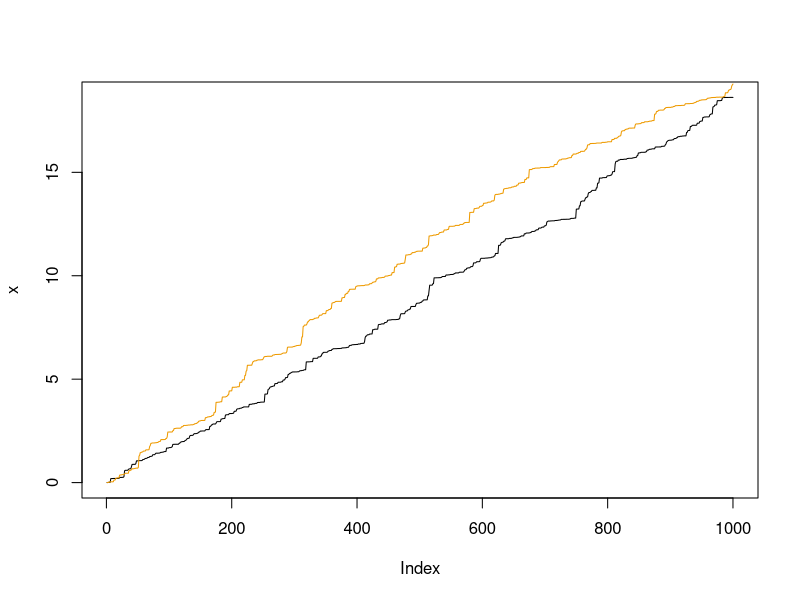
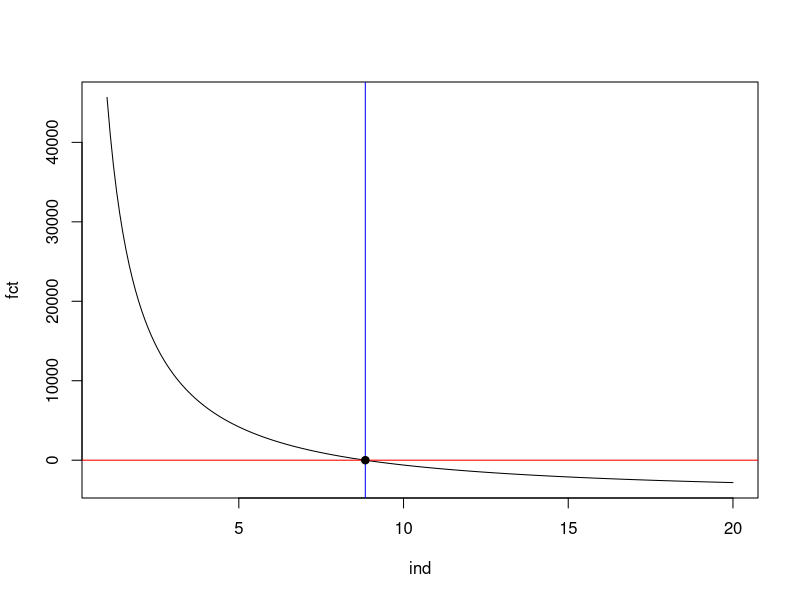

Source code (R) for these figures, in order:

nbr_pts = 1000
L = nbr_pts
forme = 16
n = 1000
taux = 8
T = 10
N=1000
t = seq(0,T,length.out = nbr_pts)
U <- runif(L)
simulate = function() {
  U <- runif(L)
  x = numeric(nbr_pts)
  x[1] = 0
  delta_x <- qgamma(U, shape=forme*T/nbr_pts, rate=taux)
  for (i in 2:nbr_pts){
    x[i] = delta_x[i] + x[i - 1]
  }
  res = matrix(0,nrow = 2, ncol = nbr_pts)
  res[1,] = x
  res[2,] = delta_x
  return(res)
}
mat_res = simulate()
x = mat_res[1,]
delta_x = mat_res[2,]
plot(x,type='l')
forme_est = x[L]^2/(0.01*(L*sum(delta_x^2)-x[L]^2))
taux_est = (x[L]*L)/(L*sum(delta_x^2)-x[L]^2)
delta_nouveau = qgamma(U,shape = forme_est*T/nbr_pts, rate = taux_est)
y = numeric(nbr_pts)
y[1] = 0
for (j in 2:nbr_pts){
  y[j]= delta_nouveau[j]+y[j-1]
}
lines(y,type='l',col = "orange2")

#Calcul de biais 
simulation = replicate(n,simulate())
forme_ech = numeric(n)
taux_ech = numeric(n)
for(k in 1:n){
  taux_ech[k] = (simulation[1,L,k]*L)/(L*sum(simulation[2,,k]^2)-simulation[1,L,k]^2)
  forme_ech[k] = taux_ech[k]*simulation[1,L,k]/T
}
biais_forme = mean(forme_ech)-forme
biais_taux = mean(taux_ech)-taux
LOG <- log(delta_x)

a <- function(b){
  s <- 0
  
  for(i in 1:L){   # ✅ correct loop
    if (!is.na(LOG[i]) && is.finite(LOG[i])) {   # ✅ correct test
      s <- s + LOG[i]
    }
  }
  
  return(nbr_pts * log(b) + s - nbr_pts * digamma(b * x[L] / L))
}

ind = seq(1,20,length.out = 200)
fct = sapply(ind,a)
res <- uniroot(a, interval = c(0.001, 10))
r = res$root
plot(ind,fct,type = 'l')
abline(h = 0, col = "red")          # ligne y = 0
abline(v = res$root, col = "blue") # position du zéro
points(res$root, 0, pch = 19)
idx <- which(fct[-1] * fct[-length(fct)] < 0)
cat("biais de la forme a :",biais_forme,"\n")
cat("biais du taux b :",biais_taux)
